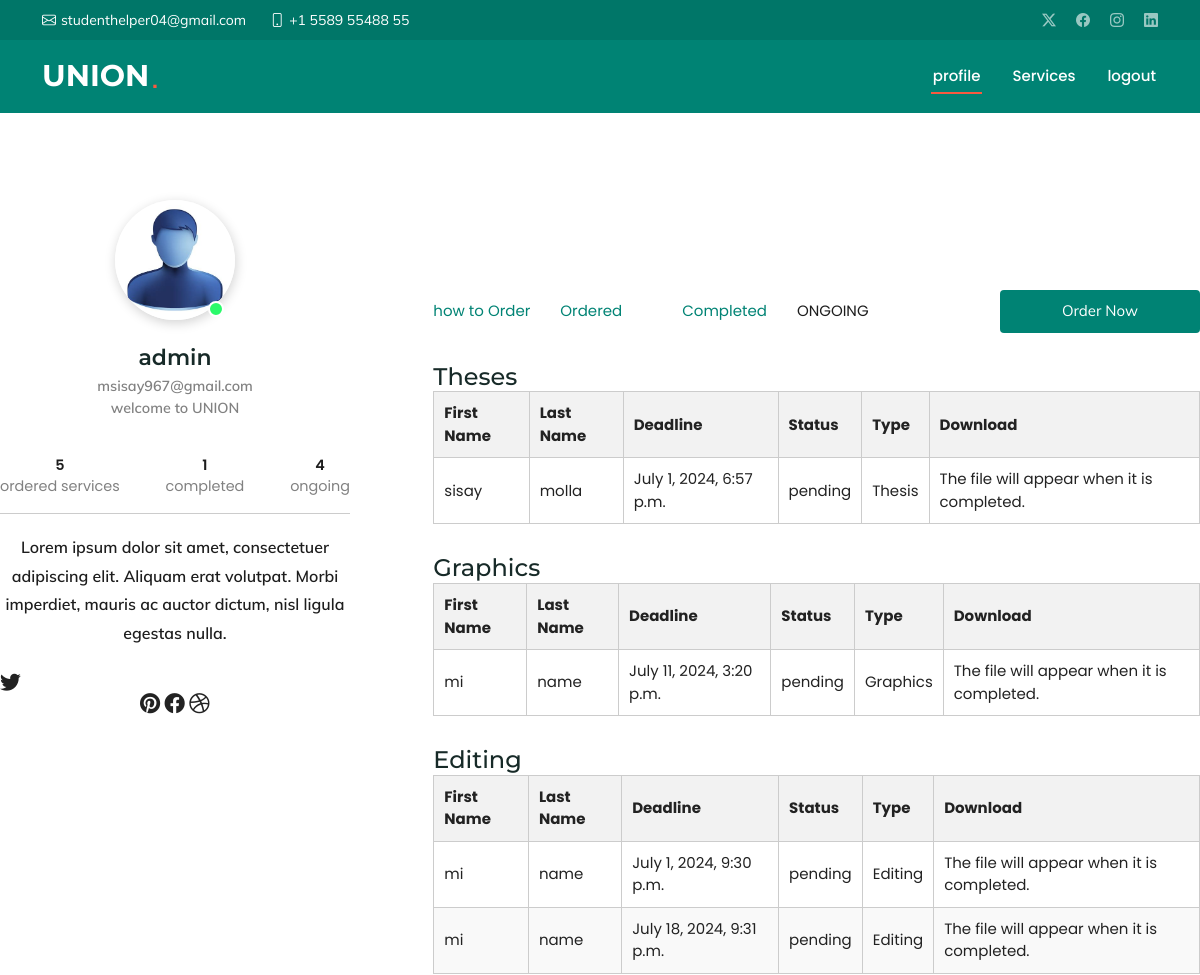
Before: /pending_orders/ (signed in, upper part) with the older database file.
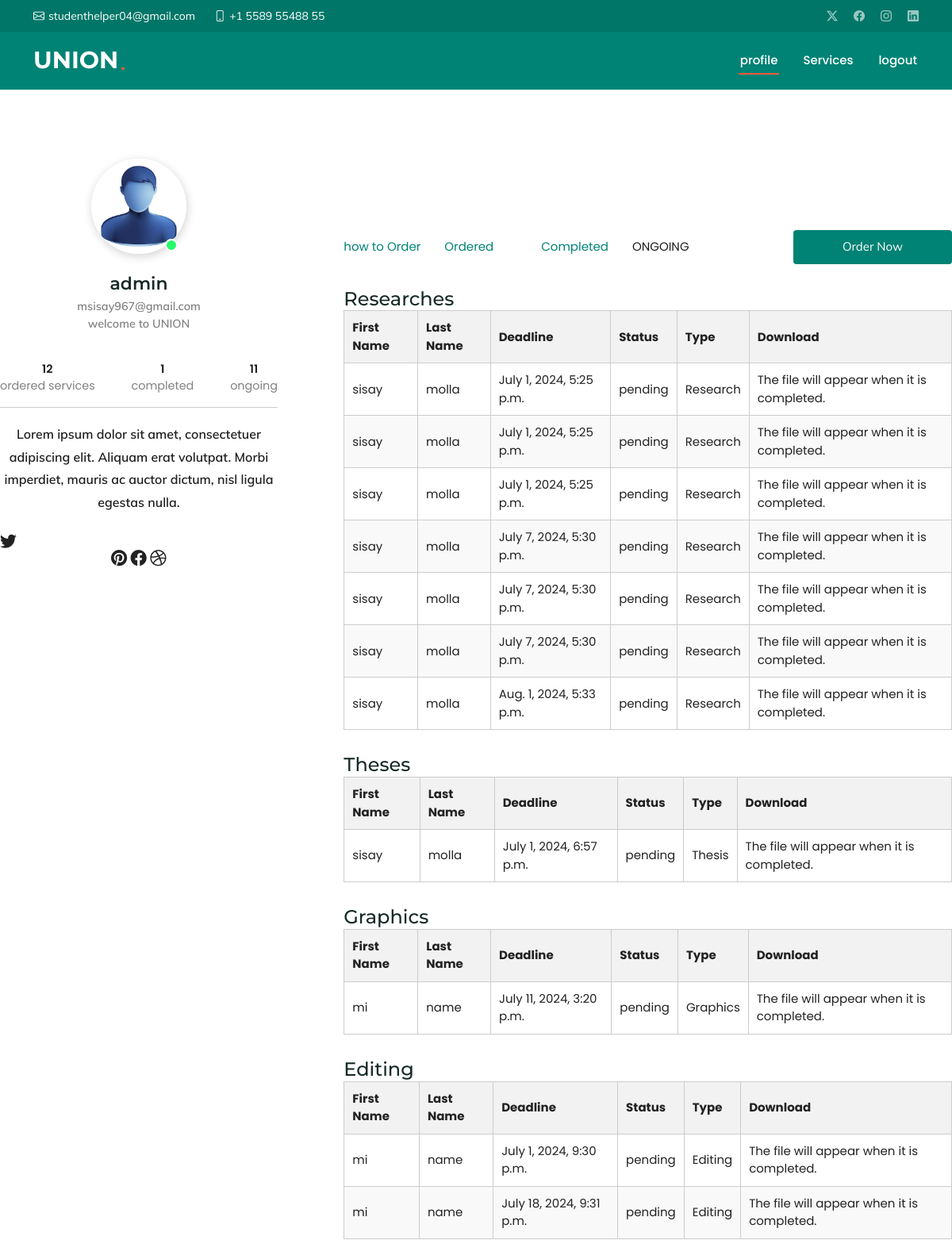
After: the same page with the newer database file.
### ORDER/models.py (models this page shows, shortened)
class Thesis(models.Model):
    STATUS_CHOICES = [
        ('pending', 'Pending'),
        ('completed', 'Completed')
    ]
    user_name = models.ForeignKey(User,on_delete=models.CASCADE,default=19 )
    firstname = models.CharField(max_length=100)
    lastname = models.CharField(max_length=100)
    email = models.EmailField()
    phone_number = models.CharField(max_length=15)
    gender = models.CharField(max_length=6, choices=[('male', 'Male'), ('female', 'Female')])
    title = models.CharField(max_length=200,null=False,default='not given')
    number_of_pages = models.IntegerField()
    deadline = models.DateTimeField(max_length=100)
    abstract = models.FileField(upload_to='Thesis/')
    description = models.TextField()
    accept_terms = models.BooleanField(default=True)
    status = models.CharField(max_length=10, choices=STATUS_CHOICES, default='pending')

class GraphicsDesignSubmission(models.Model):
    SERVICE_CHOICES = [
        ('logo', 'Logo'),
        ('photo_editing', 'Photo Editing'),
        ('banner', 'Banner'),
        ('birth_certificate', 'Birth Certificate'),
        ('wedding_card', 'Wedding Card'),
        ('business_card', 'Business Card'),
        ('poster', 'Poster'),
        ('advertisement', 'Advertisement'),
        ('presentation_template', 'Presentation Template'),
    ]
    STATUS_CHOICES = [
        ('pending', 'Pending'),
        ('completed', 'Completed')
    ]
    user_name = models.ForeignKey(User,on_delete=models.CASCADE,default=19 )
    firstname = models.CharField(max_length=100)
    lastname = models.CharField(max_length=100)
    email = models.EmailField()
    phone_number = models.CharField(max_length=15)
    gender = models.CharField(max_length=10)
    service = models.CharField(max_length=50, choices=SERVICE_CHOICES)
    deadline = models.DateTimeField()
    design_file = models.FileField(upload_to='designs/')
    description = models.TextField(blank=True, null=True)
    accept_terms = models.BooleanField(default=False)
    status = models.CharField(max_length=10, choices=STATUS_CHOICES, default='pending')

class editing(models.Model):
    STATUS_CHOICES = [
        ('pending', 'Pending'),
        ('completed', 'Completed')
    ]
    user_name = models.ForeignKey(User,on_delete=models.CASCADE,default=19 )
    firstname = models.CharField(max_length=100)
    lastname = models.CharField(max_length=100)
    email = models.EmailField()
    phone_number = models.CharField(max_length=20)
    gender = models.CharField(max_length=10, choices=(('male', 'Male'), ('female', 'Female')))
    accept_terms = models.BooleanField()
    edited_file = models.FileField(upload_to='writing_editing/')
    deadline = models.DateTimeField()
    description = models.TextField(blank=True, null=True)
    status = models.CharField(max_length=10, choices=STATUS_CHOICES, default='pending')

class Research(models.Model):
    STATUS_CHOICES = [
        ('pending', 'Pending'),
        ('completed', 'Completed')
    ]
    user_name = models.ForeignKey(User,on_delete=models.CASCADE,default=19 )
    firstname = models.CharField(max_length=100)
    lastname = models.CharField(max_length=100)
    email = models.EmailField()
    phone_number = models.CharField(max_length=15)
    gender = models.CharField(max_length=6, choices=[('male', 'Male'), ('female', 'Female')])
    title = models.CharField(max_length=200,null=False,default='not given')
    number_of_pages = models.IntegerField()
    deadline = models.DateTimeField(max_length=100)
    abstract = models.FileField(upload_to='abstract/')
    description = models.TextField()
    accept_terms = models.BooleanField(default=True)
    status = models.CharField(max_length=10, choices=STATUS_CHOICES, default='pending')

### ORDER/views.py (the view)
# urls.py: path('pending_orders/',pending_orders,name='pending_orders' ),
@login_required(login_url='user:login')
def pending_orders(request):
    graphics = GraphicsDesignSubmission.objects.filter(user_name=request.user,status='pending')
    programming = ProgrammingProjectSubmission.objects.filter(user_name=request.user,status='pending')
    video = VideoEditingSubmission.objects.filter(user_name=request.user,status='pending')
    transcription = Transcription.objects.filter(user_name=request.user,status='pending')
    assignment = Assignment.objects.filter(user_name=request.user,status='pending')
    business_plans = Business_plan.objects.filter(user_name=request.user,status='pending')
    researches = Research.objects.filter(user_name=request.user,status='pending')
    theses = Thesis.objects.filter(user_name=request.user,status='pending')
    web = Website_project.objects.filter(user_name=request.user,status='pending')
    edit = editing.objects.filter(user_name=request.user,status='pending')
    total,pending,completed = utility(request.user)
    context = {
        'total_completed':completed,
        'total_pending':pending,
        'total':total,
        'business_plans': business_plans,
        'researches': researches,
        'theses': theses,
        'assignment':assignment,
        'transcriptions':transcription,
        'videos':video,
        'programmings':programming,
        'graphicss':graphics,
        'websites':web,
        'editings':edit
    }
    return render(request, 'order/pending_ordres.html', context)

### ORDER/templates/order/pending_ordres.html (shortened to what this page needs)
{% extends 'order/profile.html' %}
{% block content2 %}
    {% if researches %}
    <h4>Researches</h4>
    <table>
        <thead>
            <tr>
                <th>First Name</th>
                <th>Last Name</th>
                <th>Deadline</th>
                <th>Status</th>
                <th>Type</th>
                <th>Download</th>
            </tr>
        </thead>
        <tbody>
            {% for research in researches %}
            <tr>
                <td>{{ research.firstname }}</td>
                <td>{{ research.lastname }}</td>
                <td>{{ research.deadline }}</td>
                <td>{{ research.status }}</td>
                <td>Research</td>
            <td>
                    {% if research.status == "completed" %}
                        <a href="{{ research.abstract.url }}" download="">click here</a>
                    {% else %}
                        The file will appear when it is completed.
                    {% endif %}
                </td>
            </tr>
            {% endfor %}
        </tbody>
    </table>
    {% endif %}
    {% if theses %}
    <h4>Theses</h4>
    <table>
        <thead>
            <tr>
                <th>First Name</th>
                <th>Last Name</th>
                <th>Deadline</th>
                <th>Status</th>
                <th>Type</th>
                <th>Download</th>
            </tr>
        </thead>
        <tbody>
            {% for thesis in theses %}
            <tr>
                <td>{{ thesis.firstname }}</td>
                <td>{{ thesis.lastname }}</td>
                <td>{{ thesis.deadline }}</td>
                <td>{{ thesis.status }}</td>
                <td>Thesis</td>
            <td>
                    {% if editing.status == "completed" %}
                        <a href="{{ thesis.abstract.url }}">Download File</a>
                    {% else %}
                        The file will appear when it is completed.
                    {% endif %}
                </td>
            </tr>
            {% endfor %}
        </tbody>
    </table>
    {% endif %}
    {% if graphicss %}
    <h4>Graphics</h4>
    <table>
        <thead>
            <tr>
                <th>First Name</th>
                <th>Last Name</th>
                <th>Deadline</th>
                <th>Status</th>
                <th>Type</th>
                <th>Download</th>
            </tr>
        </thead>
        <tbody>
            {% for graphics in graphicss %}
            <tr>
                <td>{{ graphics.firstname }}</td>
                <td>{{ graphics.lastname }}</td>
                <td>{{ graphics.deadline }}</td>
                <td>{{ graphics.status }}</td>
                <td>Graphics</td>
            <td>
                    {% if editing.status == "completed" %}
                        <a href="{{ graphics.abstract.url }}">Download File</a>
                    {% else %}
                        The file will appear when it is completed.
                    {% endif %}
                </td>
            </tr>
            {% endfor %}
        </tbody>
    </table>
    {% endif %}
    {% if editings %}
    <h4>Editing</h4>
    <table>
        <thead>
            <tr>
                <th>First Name</th>
                <th>Last Name</th>
                <th>Deadline</th>
                <th>Status</th>
                <th>Type</th>
                <th>Download</th>
            </tr>
        </thead>
        <tbody>
            {% for editing in editings %}
            <tr>
                <td>{{ editing.firstname }}</td>
                <td>{{ editing.lastname }}</td>
                <td>{{ editing.deadline }}</td>
                <td>{{ editing.status }}</td>
                <td>Editing</td>
            <td>
                    {% if editing.status == "completed" %}
                        <a href="{{ editing.abstract.url }}">Download File</a>
                    {% else %}
                        The file will appear when it is completed.
                    {% endif %}
                </td>
            </tr>
            {% endfor %}
        </tbody>
    </table>
    {% endif %}
{% endblock %}

### ORDER/templates/order/profile.html (shortened to what this page needs)
{% extends 'base.html' %}{%load static%}
{% load active_url %}
{% block content %}
<section id="profile">
    <div id="cols__container1" class="cols__container">
      <div class="left__col">
              <div class="img__container">
    <img src="{% static 'css/image.png' %}" alt="Alexandra Smith">
      <span></span>
    </div>
    <h2>{{request.user.username}}</h2>
    <p>{{request.user.email}}</p>
    <p>welcome to UNION</p>
    <ul class="profile_about">
      <li><span>{{total}}</span>ordered services</li>
              <li><span>{{total_completed}}</span>completed</li>
              <li><span>{{total_pending}}</span>ongoing</li>
    </ul>
    <div class="content">
      <p>Lorem ipsum dolor sit amet, consectetuer adipiscing elit. Aliquam erat volutpat. Morbi imperdiet, mauris ac auctor dictum, nisl ligula egestas nulla. </p>
        <ul class="about">
        <li><i class="fab fa-twitter"></i></li>
    <i class="fab fa-pinterest"></i>
    <i class="fab fa-facebook"></i>
    <i class="fab fa-dribbble"></i>
      </ul>
    </div>
    </div>
    <div class="right__col">
      <nav class="uls">
           <ul >
            <li><a class="{% is_active request 'order:profile' %}" href="{%url 'order:profile'%}">how to Order</a></li>
            <li><a class="{% is_active request 'order:total_order' %}" href="{%url 'order:total_order'%}">Ordered</></li>
             <li><a class="{% is_active request 'order:completed_orders' %}" href="{%url 'order:completed_orders'%}">Completed</a></li>
             <li><a class="{% is_active request 'order:pending_orders' %}" href="{%url 'order:pending_orders'%}">Ongoing</a></li>
      </ul>
      <a href="{% url 'chat:chat' %}"><button>Order Now</button></a>
      </nav>
      <div >
          {%block content2%}{%endblock%}
      </div>
    </div>
  </section>
    {%endblock%}

### templates/base.html (shortened to what this page needs)
{% load static %}
<!DOCTYPE html>
<html lang="en">
<head>
  <link href="{%static 'css/assets/vendor/bootstrap/css/bootstrap.min.css'%}" rel="stylesheet">
  <link href="{%static 'css/assets/vendor/bootstrap-icons/bootstrap-icons.css'%}" rel="stylesheet">
  <link href="{%static 'css/assets/vendor/aos/aos.css'%}" rel="stylesheet">
  <link href="{%static 'css/assets/vendor/glightbox/css/glightbox.min.css'%}" rel="stylesheet">
  <link href="{%static 'css/assets/vendor/swiper/swiper-bundle.min.css'%}" rel="stylesheet">
  <link rel="stylesheet" href="{%static 'css/assets/css/style.css'%}">
  <link rel="stylesheet" href="{%static 'css/assets/css/demo.css'%}">
  <link rel='stylesheet' href='https://cdnjs.cloudflare.com/ajax/libs/font-awesome/5.15.4/css/all.min.css'>
    <link rel="stylesheet" href="{%static 'css/review.css'%}">
  <link rel="stylesheet" href="{%static 'css/chat.css'%}" />
  <link href="{%static 'css/assets/css/main.css'%}" rel="stylesheet">
  <link href="{%static 'css/login.css'%}" rel="stylesheet">
  <link rel="stylesheet" href="{% static 'css/confirm1.css'%}">
  <link rel="stylesheet" href="{%static 'css/fonts/material-design-iconic-font/css/material-design-iconic-font.css'%}">
  <link rel="stylesheet" href="{%static 'css/css/style.css'%}">
</head>
<body class="index-page">
  <header id="header" class="header fixed-top">
    <div class="topbar d-flex align-items-center">
      <div class="container d-flex justify-content-center justify-content-md-between">
        <div class="contact-info d-flex align-items-center">
          <i class="bi bi-envelope d-flex align-items-center"><a href="mailto:studenthelper04@gmail.com">studenthelper04@gmail.com</a></i>
          <i class="bi bi-phone d-flex align-items-center ms-4"><span>+1 5589 55488 55</span></i>
        </div>
        <div class="social-links d-none d-md-flex align-items-center">
          <a href="#" class="twitter"><i class="bi bi-twitter-x"></i></a>
          <a href="#" class="facebook"><i class="bi bi-facebook"></i></a>
          <a href="#" class="instagram"><i class="bi bi-instagram"></i></a>
          <a href="#" class="linkedin"><i class="bi bi-linkedin"></i></a>
        </div>
      </div>
    </div>
    <div class="branding d-flex align-items-cente">
      <div class="container position-relative d-flex align-items-center justify-content-between">
        {%if user.is_authenticated%}
        <a href="{%url 'order:profile'%}" class="logo d-flex align-items-center">
        {%else%}
        <a href="/" class="logo d-flex align-items-center">
        {%endif%}
          <h1 class="sitename">UNION</h1>
          <span>.</span>
        </a>
        <nav id="navmenu" class="navmenu">
          {%if user.is_authenticated%}
          <ul>
            <li><a href="#profile">profile</a></li>
            <li><a href="#services" class="active">Services<br></a></li>
            <li><a href="{%url 'user:logout'%}">logout</a></li>
          </ul>
          {%endif%}
        </nav>
      </div>
    </div>
  </header>
  <main class="main">
{% block content %}
{% endblock %}
</main>
</body>
</html>

Changed rows visible on the page:
added Research: firstname "sisay", lastname "molla", deadline "July 1, 2024, 5:25 p.m.", status "pending", shows "The file will appear when it is completed."
added Research: firstname "sisay", lastname "molla", deadline "July 1, 2024, 5:25 p.m.", status "pending", shows "The file will appear when it is completed."
added Research: firstname "sisay", lastname "molla", deadline "July 1, 2024, 5:25 p.m.", status "pending", shows "The file will appear when it is completed."
added Research: firstname "sisay", lastname "molla", deadline "July 7, 2024, 5:30 p.m.", status "pending", shows "The file will appear when it is completed."
added Research: firstname "sisay", lastname "molla", deadline "July 7, 2024, 5:30 p.m.", status "pending", shows "The file will appear when it is completed."
added Research: firstname "sisay", lastname "molla", deadline "July 7, 2024, 5:30 p.m.", status "pending", shows "The file will appear when it is completed."
added Research: firstname "sisay", lastname "molla", deadline "Aug. 1, 2024, 5:33 p.m.", status "pending", shows "The file will appear when it is completed."
Other visible differences:
{{ total }}: "5" → "12"
{{ total_pending }}: "4" → "11"
text now shown: "Researches First Name Last Name Deadline Status Type Download"
